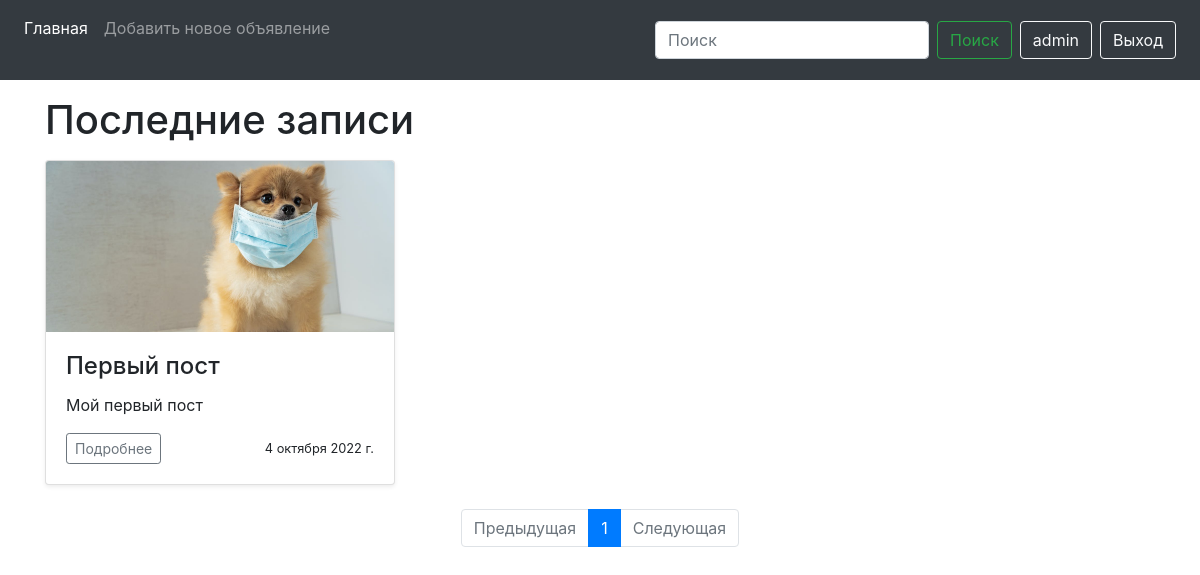
The app's page / (signed in) with its own data.
### news/models.py (models this page shows, shortened)
class Post(models.Model):
    title = models.CharField(max_length=200)
    content = RichTextUploadingField()
    image = models.ImageField()
    created_at = models.DateField(default=timezone.now)
    author = models.ForeignKey(User, on_delete=models.CASCADE, related_name='author')
    categories = models.ManyToManyField(Category, through='PostCategory', verbose_name='Категория')

### news/views.py (the view, shortened to what this page needs)
# urls.py: path('', NewsList.as_view(), name='index'),
class NewsList(ListView):
    model = Post
    ordering = '-id'
    template_name = 'home.html'
    context_object_name = 'home'
    paginate_by = 6
    form_class = PostForm
    def get_context_data(self, **kwargs):
        context = super().get_context_data(**kwargs)
        context['category'] = Category.objects.all()
        context['form'] = PostForm()
        return context

### news/forms.py
class PostForm(ModelForm):
    class Meta:
        model = Post
        fields = ['title', 'image', 'content', 'categories', 'author']
        widgets = {
            'author': forms.HiddenInput(),
        }
        labels = {
            'title': _('Заголовок'),
            'categories': _('Категория'),
            'content': _('Объявление'),
            'image': _('Изображение')
        }

### templates/home.html (shortened to what this page needs)
{% extends './base.html' %}
{% load static %}
{% block content %}
    <div class="container">
      <h1 class="my-3">Последние записи</h1>
      <div class="row">
        {% for post in page_obj%}
        <div class="col-md-4">
          <div class="card mb-4 shadow-sm">
            <img src="media/{{ post.image }}" alt="" class="card-img-top">
            <div class="card-body">
              <h4 class="card-title">{{ post.title }}</h4>
              {{ post.content|safe|truncatechars:100 }}
              <div class="d-flex justify-content-between align-items-center">
                <div class="btn-group">
                  <a href="{% url 'news' post.id %}" class="btn btn-sm btn-outline-secondary">Подробнее</a>
                </div>
                <small class="text-mutnewsed">{{ post.created_at }}</small>
              </div>
            </div>
          </div>
        </div>
        {% endfor %}
      </div>
    </div>
{% endblock %}
{% block pagination %}
    <nav aria-label="Paginate me">
      <ul class="pagination justify-content-center">
        {% if page_obj.has_previous %}
          <a class="page-link" href="?page={{ page_obj.previous_page_number }}" tabindex="-1">Предыдущая</a>
        {% else %}
        <li class="page-item disabled">
          <a class="page-link disabled" href="#" tabindex="-1">Предыдущая</a>
        </li>
        {% endif %}
        {% for i in page_obj.paginator.page_range %}
        {% if i == page_obj.number %}
          <li class="page-item active"><a class="page-link" href="?page={{ i }}">{{ i }}</a></li>
        {% else %}
          <li class="page-item"><a class="page-link" href="?page={{ i }}">{{ i }}</a></li>
        {% endif %}
        {% endfor %}
        {% if page_obj.has_next %}
          <a class="page-link" href="?page={{ page_obj.next_page_number }}">Следующая</a>
        {% else %}
          <li class="page-item disabled">
            <a class="page-link" href="#">Следующая</a>
          </li>
        {% endif %}
      </ul>
    </nav>
    <br>
{% endblock %}

### templates/block/navbar.html (shortened to what this page needs)
<nav class="navbar navbar-expand-lg navbar-dark bg-dark sticky-top">
  <div class="collapse navbar-collapse" id="navbarSupportedContent">
    <ul class="navbar-nav mr-auto">
      <li class="nav-item active">
        <a href="{% url 'index' %}" class="nav-link">Главная</a>
      </li>
      <li class="nav-item ">
        {% if user.is_authenticated %}
        <a href="{% url 'add' %}" class="nav-link">Добавить новое объявление</a> <br>
        {% endif %}
      </li>
    </ul>
    <form action="{% url 'search_results' %}" method="get" class="form-inline my-2 my-lg-0">
      <input name="q" type="text" class="form-control mr-sm-2" placeholder="Поиск" aria-label="Поиск">
      <button class="btn btn-outline-success my-2 my-sm-0 mr-2" type="submit">Поиск</button>
    </form>
     {% if user.is_authenticated %}
    <a href="/profile/" class="btn btn-outline-light mr-2">{{ user }}</a>
    <a href="{% url 'logout' %}" class="btn btn-outline-light mr-2">Выход</a>
    {% else %}
    <a href="{% url 'login' %}" class="btn btn-outline-light mr-2">Вход</a>
    <a href="/accounts/register/" class="btn btn-outline-light mr-2">Регистрация</a>
    {% endif %}
  </div>
</nav>

### static/css/style.css (style rules this page uses)
body { margin-bottom: 60px; }
html { position: relative; min-height: 100%; }

### records on screen
Post: image (picture), title "Первый пост", content "Мой первый пост", created_at "4 октября 2022 г."

### other values on screen
{{ user }} "admin"
{{ i }} "1"
